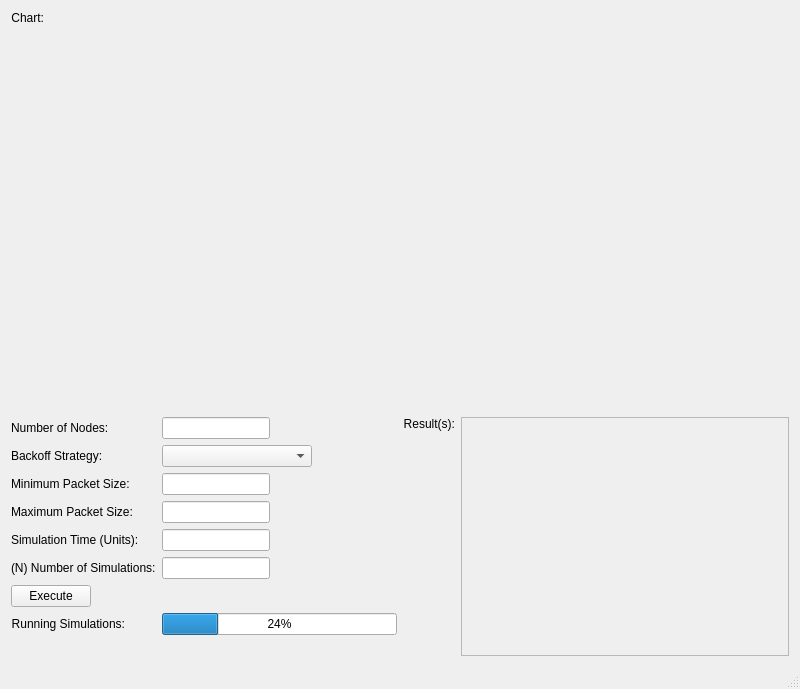
<?xml version="1.0" encoding="UTF-8"?>
<ui version="4.0">
 <class>wifiClass</class>
 <widget class="QMainWindow" name="wifiClass">
  <property name="windowModality">
   <enum>Qt::ApplicationModal</enum>
  </property>
  <property name="geometry">
   <rect>
    <x>0</x>
    <y>0</y>
    <width>800</width>
    <height>689</height>
   </rect>
  </property>
  <property name="sizePolicy">
   <sizepolicy hsizetype="Expanding" vsizetype="Expanding">
    <horstretch>0</horstretch>
    <verstretch>0</verstretch>
   </sizepolicy>
  </property>
  <property name="minimumSize">
   <size>
    <width>800</width>
    <height>600</height>
   </size>
  </property>
  <property name="baseSize">
   <size>
    <width>800</width>
    <height>600</height>
   </size>
  </property>
  <property name="windowTitle">
   <string>wifi</string>
  </property>
  <widget class="QWidget" name="centralWidget">
   <layout class="QGridLayout" name="gridLayout">
    <item row="0" column="0" colspan="2">
     <layout class="QFormLayout" name="formLayout_Result">
      <item row="0" column="0">
       <widget class="QLabel" name="labelChart">
        <property name="text">
         <string>Chart:</string>
        </property>
        <property name="alignment">
         <set>Qt::AlignRight|Qt::AlignTop|Qt::AlignTrailing</set>
        </property>
       </widget>
      </item>
      <item row="0" column="1">
       <widget class="QWidget" name="chartContainer" native="true">
        <property name="minimumSize">
         <size>
          <width>300</width>
          <height>400</height>
         </size>
        </property>
       </widget>
      </item>
     </layout>
    </item>
    <item row="1" column="0">
     <layout class="QFormLayout" name="formLayoutParameters">
      <item row="0" column="0">
       <widget class="QLabel" name="labelNumberNodes">
        <property name="text">
         <string>Number of Nodes:</string>
        </property>
       </widget>
      </item>
      <item row="0" column="1">
       <widget class="QLineEdit" name="editNumberNodes">
        <property name="sizePolicy">
         <sizepolicy hsizetype="Fixed" vsizetype="Fixed">
          <horstretch>0</horstretch>
          <verstretch>0</verstretch>
         </sizepolicy>
        </property>
        <property name="minimumSize">
         <size>
          <width>0</width>
          <height>0</height>
         </size>
        </property>
        <property name="inputMethodHints">
         <set>Qt::ImhDigitsOnly</set>
        </property>
        <property name="inputMask">
         <string/>
        </property>
       </widget>
      </item>
      <item row="2" column="0">
       <widget class="QLabel" name="labelMinPacketSize">
        <property name="text">
         <string>Minimum Packet Size:</string>
        </property>
       </widget>
      </item>
      <item row="2" column="1">
       <widget class="QLineEdit" name="editMinPacketSize">
        <property name="sizePolicy">
         <sizepolicy hsizetype="Fixed" vsizetype="Fixed">
          <horstretch>0</horstretch>
          <verstretch>0</verstretch>
         </sizepolicy>
        </property>
        <property name="inputMask">
         <string/>
        </property>
       </widget>
      </item>
      <item row="4" column="0">
       <widget class="QLabel" name="labelMaxPacketSize">
        <property name="text">
         <string>Maximum Packet Size:</string>
        </property>
       </widget>
      </item>
      <item row="4" column="1">
       <widget class="QLineEdit" name="editMaxPacketSize">
        <property name="sizePolicy">
         <sizepolicy hsizetype="Fixed" vsizetype="Fixed">
          <horstretch>0</horstretch>
          <verstretch>0</verstretch>
         </sizepolicy>
        </property>
       </widget>
      </item>
      <item row="6" column="0">
       <widget class="QLabel" name="labelTime">
        <property name="text">
         <string>Simulation Time (Units):</string>
        </property>
       </widget>
      </item>
      <item row="6" column="1">
       <widget class="QLineEdit" name="editSimulationTime">
        <property name="sizePolicy">
         <sizepolicy hsizetype="Fixed" vsizetype="Fixed">
          <horstretch>0</horstretch>
          <verstretch>0</verstretch>
         </sizepolicy>
        </property>
       </widget>
      </item>
      <item row="8" column="0">
       <widget class="QLabel" name="labelSimulations">
        <property name="text">
         <string>(N) Number of Simulations:</string>
        </property>
       </widget>
      </item>
      <item row="8" column="1">
       <widget class="QLineEdit" name="editNumSimulations">
        <property name="sizePolicy">
         <sizepolicy hsizetype="Fixed" vsizetype="Fixed">
          <horstretch>0</horstretch>
          <verstretch>0</verstretch>
         </sizepolicy>
        </property>
       </widget>
      </item>
      <item row="9" column="0">
       <widget class="QPushButton" name="buttonExecute">
        <property name="text">
         <string>Execute</string>
        </property>
       </widget>
      </item>
      <item row="10" column="0">
       <widget class="QLabel" name="labelSim">
        <property name="text">
         <string>Running Simulations:</string>
        </property>
        <property name="alignment">
         <set>Qt::AlignRight|Qt::AlignTrailing|Qt::AlignVCenter</set>
        </property>
       </widget>
      </item>
      <item row="10" column="1">
       <widget class="QProgressBar" name="progressBar">
        <property name="value">
         <number>24</number>
        </property>
       </widget>
      </item>
      <item row="11" column="1">
       <spacer name="verticalSpacer">
        <property name="orientation">
         <enum>Qt::Vertical</enum>
        </property>
        <property name="sizeHint" stdset="0">
         <size>
          <width>20</width>
          <height>40</height>
         </size>
        </property>
       </spacer>
      </item>
      <item row="1" column="0">
       <widget class="QLabel" name="labelBackoffStrategy">
        <property name="text">
         <string>Backoff Strategy:</string>
        </property>
       </widget>
      </item>
      <item row="1" column="1">
       <widget class="QComboBox" name="cbBackoffStrategy">
        <property name="sizePolicy">
         <sizepolicy hsizetype="Fixed" vsizetype="Fixed">
          <horstretch>0</horstretch>
          <verstretch>0</verstretch>
         </sizepolicy>
        </property>
        <property name="minimumSize">
         <size>
          <width>150</width>
          <height>0</height>
         </size>
        </property>
       </widget>
      </item>
     </layout>
    </item>
    <item row="1" column="1">
     <layout class="QHBoxLayout" name="horizontalLayout">
      <item>
       <widget class="QLabel" name="labelResult">
        <property name="layoutDirection">
         <enum>Qt::LeftToRight</enum>
        </property>
        <property name="text">
         <string>Result(s):</string>
        </property>
        <property name="textFormat">
         <enum>Qt::MarkdownText</enum>
        </property>
        <property name="alignment">
         <set>Qt::AlignRight|Qt::AlignTop|Qt::AlignTrailing</set>
        </property>
       </widget>
      </item>
      <item>
       <widget class="QTextEdit" name="editResult">
        <property name="enabled">
         <bool>false</bool>
        </property>
        <property name="minimumSize">
         <size>
          <width>300</width>
          <height>100</height>
         </size>
        </property>
       </widget>
      </item>
     </layout>
    </item>
   </layout>
  </widget>
  <widget class="QStatusBar" name="statusBar"/>
  <action name="actionNew">
   <property name="text">
    <string>New</string>
   </property>
  </action>
  <action name="actionOpen">
   <property name="text">
    <string>Open</string>
   </property>
  </action>
  <action name="actionExit">
   <property name="icon">
    <iconset theme="application-exit"/>
   </property>
   <property name="text">
    <string>Exit</string>
   </property>
  </action>
 </widget>
 <layoutdefault spacing="6" margin="11"/>
 <resources>
  <include location="intellicator.qrc"/>
 </resources>
 <connections/>
</ui>
